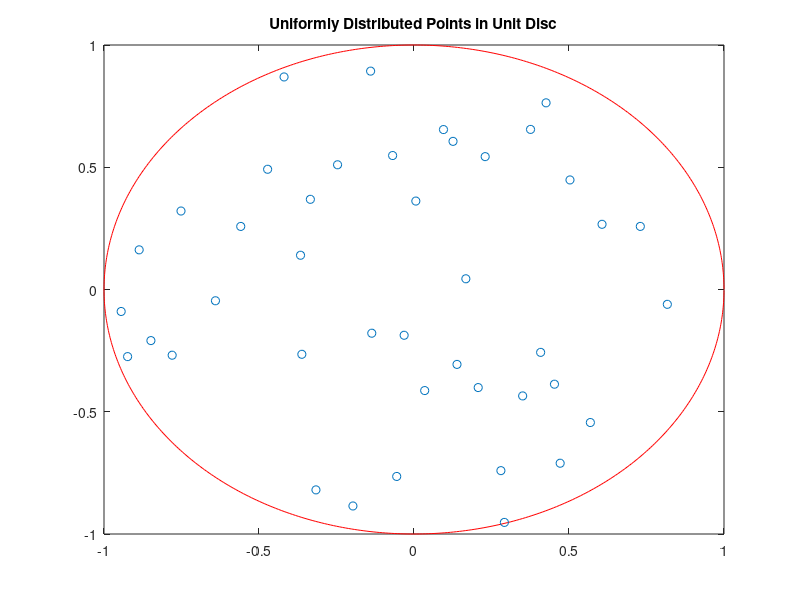

Here is the MATLAB script that generated this plot: (Note: this script raises an error after producing the figure.)
% APPM 7440: HW#3
% Question 1: Double Precision Arithmetic
% RBF - DIRECT 
% ========================================================================
close all
clear all
clc

N = 42;         % Total sample points needed : Always Ensure EVEN!!

%%
% GENERATE POINTS WITHIN UNIT CIRCLE - can be done as a function.

% plot unit circle
theta = 0:0.01:2*pi;
circx = cos(theta);
circy = sin(theta);
fig1 = figure(1)
plot(circx,circy,'r')
hold on
%%
% Generate Uniformly Random distributed points in Unit Disc

rndTheta = 2*pi*rand(N,1);
rndRad1 = sqrt(rand(N,1));
x1 = rndRad1.*cos(rndTheta);
y1 = rndRad1.*sin(rndTheta);
scatter(x1,y1)
title('Uniformly Distributed Points in Unit Disc')
hold off

% xvecs = [x1' y1']; % Nx2 matrix.

%%
% Generate Random points using HaltonSet

rng default
p = haltonset(2,'Skip',1e3,'Leap', 1e2);
p = scramble(p,'RR2');      % Reverse radix scrambling
X0 = net(p,N);
X0 = -1*ones(size(X0)) + 2*X0;
R = sqrt(X0(:,1).^2 + X0(:,2).^2);
inds = find((R<=1));
x2 = X0(inds,1);
y2 = X0(inds,2);

% -----------------------------------
fig2 = figure(2)
% subplot(2,1,1)
scatter(x2,y2,'b')
title('Haltonset Points in Circle')
hold on
plot(circx,circy,'r')
hold off
% subplot(2,1,2)
% Rfin = R.*(R<=1);
% scatter(Rfin, Rfin)
% -----------------------------------


% How to ensure Even Number of Data Points
% --- DO THIS LATER --



%%
% Choose the data-set you want from ABOVE
% (x2,y2): Haltonset ; (x1,y1): RandomNumbers

% #COLUMNS = # Dimensions of the Spatial Vectors
% #ROWS = # Data Points

x0 = x2;
y0 = y2;

% x = floor(10*rand(1,5));
% y = floor(10*rand(1,5));

% Divide Data Points into GRID(TRAIN) and TEST LOCATIONS
x_trn = x0(1:N/2)';
y_trn = y0(1:N/2)';
Z_trn = [x_trn; y_trn]';   
size(Z_trn)

x_tst = x0(N/2+1:end)';
y_tst = y0(N/2+1:end)';
Z_tst = [x_tst; y_tst]';


%%
% Checking for errors when the Test Data is same as Training Data
% Z_tst = Z_trn(2:4,:);
 Z_tst = Z_tst;
%%  MAIN SECTION: Iterating over SHAPE PARAMTER

% Evaluate Test Function : Train Data
fvals_trn = evalTestFunction(Z_trn);
size(fvals_trn)

% Evaluate Test Function : Testing Data
fvals_tst = evalTestFunction(Z_tst);
size(fvals_tst)

Epsilon = 0.01:0.001:2;
% ------------------------------------------------------------
% Epsilon = ones(size(Epsilon)); % Test Case for Accuracy
% When eps = 1, the Reciprocal Condition-Number should be closer to 1.
% ------------------------------------------------------------
error = zeros(size(Epsilon));
Condition = zeros(size(Epsilon));
Lambda = zeros(size(Epsilon));
Fvals = zeros(size(Epsilon));

% ----------------------------------------------------------------
for count = 1:length(Epsilon)
% Compute Lambda
% --------------------------
% fprintf('Z_trn Dimensions \n')
% size(Z_trn)
epsilon = Epsilon(count);
A_trn = getRBFmatrix(Z_trn,epsilon,'GA');
% fprintf('Size A_trn \n')
% size(A_trn)
lambda = A_trn\fvals_trn;

% Evaluate the function at 
feval_tst = evalRBFinterpolation(Z_tst,Z_trn,lambda, epsilon,'GA');

fprintf('Size feval_tst \t')
size(feval_tst)
fprintf('Size fvals_tst \t')
size(fvals_tst)

% Compute the parameters to plot.
Condition(count) = cond(A_trn);
error(count) = max(abs(feval_tst - fvals_tst));

% unnecessary params
Lambda(count) = max(abs(lambda));
Fvals(count) = max(abs(fvals_trn));

% break         % Used for Testing!

end

count
fig4 = figure(4)
subplot(2,1,1)
% plot(Epsilon, Lambda)
plot(log10(Lambda))        % TEST
xlabel('Epsilon')
ylabel('Log Max Lambda')
subplot(2,1,2)
% plot(Epsilon, Fvals)
plot(Fvals)         % TEST
xlabel('Epsilon')
ylabel('Fvals')

fig5 = figure(5)
subplot(2,1,1)
plot(Epsilon, log10(error))
% plot(error)         % TEST
title('Error Accuracy')
xlabel('Epsilon')
ylabel('Log Error')
subplot(2,1,2)
plot(Epsilon, log10(Condition))
% plot(Condition)     % TEST
title('Condiiton Number of A-Matrix')
xlabel('Epsilon')
ylabel('Log cond')